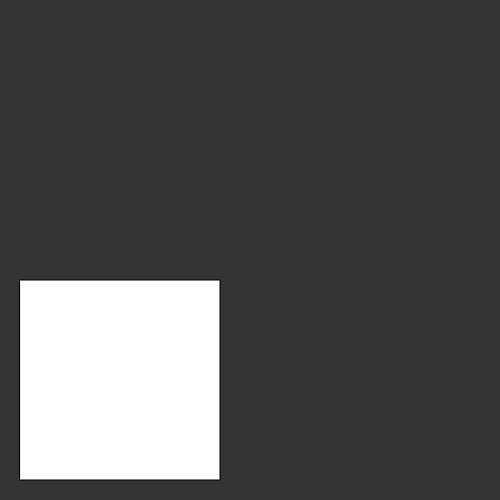
Frame 1 (no input)
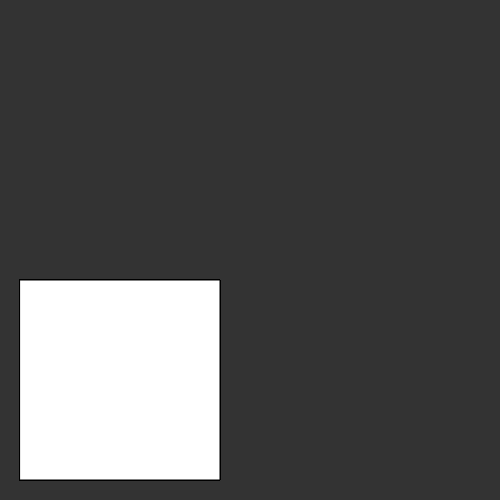
Frame 60 (no input)
Frame 120 (the mouse pressed at the canvas centre since frame 60): identical to frame 60, image omitted

The p5.js sketch that drew these frames (run headless with seeded random() and noise() and a simulated clock; from frame 60 on, the mouse is pressed at the canvas centre):

// p5.js sketch
// ── sketch.js
function setup(){
  createCanvas(500, 500);
  background(51);
}

function draw(){
  fill(255)
  rect(20, 280, 200, 200);
  rotate(50, 50, 100, 100);
}
